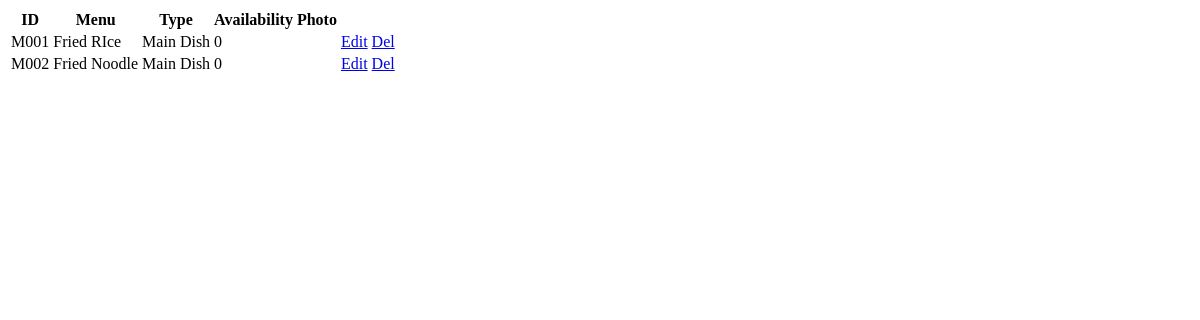
The page /sarkyamal/admin/menu-list.php on the database as committed earlier.
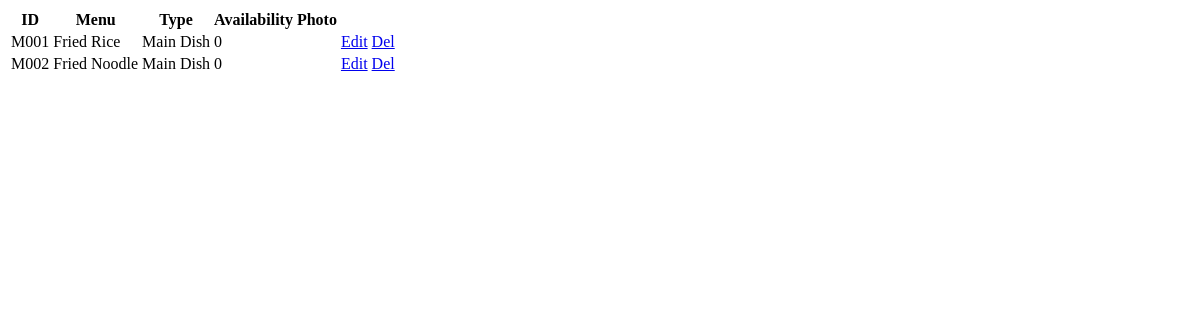
The same page on the database as committed later.
### tables this page shows
CREATE TABLE `menus` (
  `menu_id` varchar(10) NOT NULL,
  `menu_name` varchar(100) NOT NULL,
  `menu_type` varchar(100) NOT NULL,
  `availability` int(11) NOT NULL,
  `photo` varchar(255) NOT NULL
);

### sarkyamal/admin/menu-list.php (the view, shortened to what this page needs)
<?php
	include("../config/connect.php");
	$select=mysqli_query($conn, "SELECT * FROM menus");
?>
<!DOCTYPE html>
<html lang="en">
<head>
</head>
<body>
<table>
	<tr>
		<th>ID</th>
        <th>Menu</th>
        <th>Type</th>
		<th>Availability</th>
        <th>Photo</th>
		<th></th>
		<th></th>
	</tr>
	<?php while ($data=mysqli_fetch_assoc($select)) : ?>
		<tr>
			<td> <?php echo $data['menu_id'];?> </td>
            <td> <?php echo $data['menu_name'];?> </td>
            <td> <?php echo $data['menu_type'];?> </td>
            <td> <?php echo $data['availability'];?> </td>
            <td> <?php echo $data['photo'];?> </td>
			<td> <a href="menu-edit.php?id=<?php echo $data['menu_id']; ?>"> Edit</a></td>
			<td> <a href="menu-del.php?id=<?php echo $data['menu_id']; ?>"> Del</a></td>
		</tr>
	<?php endwhile; ?>
</table>
</body>
</html>

Rows that differ between the two databases and show on the page:
changed menus "M001": menu_name "Fried RIce" → "Fried Rice"
